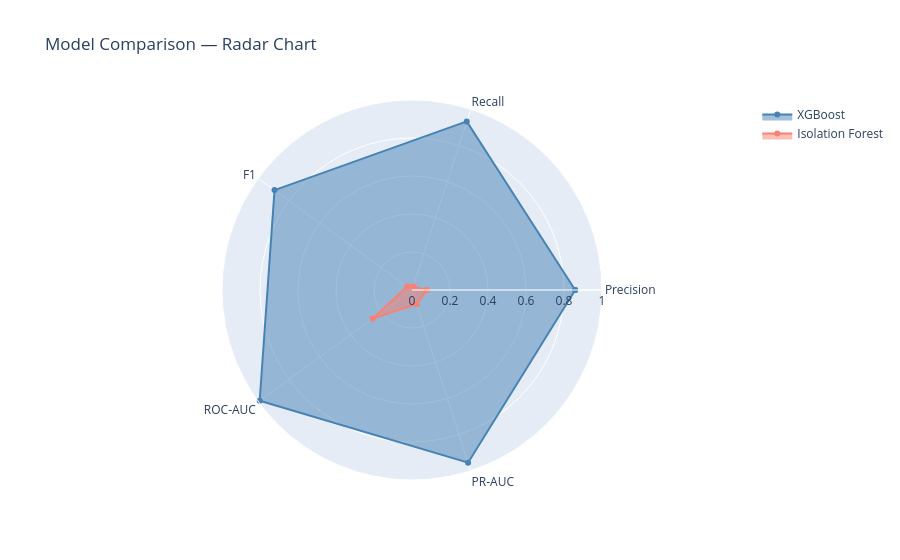

Source (notebook cell):
### Code cell
# ── 8.2  Radar chart (Plotly) ─────────────────────────────────────────────────
radar_metrics = ["Precision","Recall","F1","ROC-AUC","PR-AUC"]
xgb_vals = [float(comp_df.loc["XGBoost", m]) if not np.isnan(comp_df.loc["XGBoost", m]) else 0 for m in radar_metrics]
if_vals  = [float(comp_df.loc["Isolation Forest", m]) if not np.isnan(comp_df.loc["Isolation Forest", m]) else 0 for m in radar_metrics]

fig_radar = go.Figure()
fig_radar.add_trace(go.Scatterpolar(
    r=xgb_vals + [xgb_vals[0]], theta=radar_metrics + [radar_metrics[0]],
    fill="toself", name="XGBoost", line_color="steelblue",
))
fig_radar.add_trace(go.Scatterpolar(
    r=if_vals + [if_vals[0]], theta=radar_metrics + [radar_metrics[0]],
    fill="toself", name="Isolation Forest", line_color="salmon",
))
fig_radar.update_layout(
    polar=dict(radialaxis=dict(visible=True, range=[0, 1])),
    title="Model Comparison — Radar Chart",
    showlegend=True,
)
fig_radar.show()

### Figure 1 — Plotly figure (JSON) as saved in the notebook; plotly's stock layout.template omitted (floating-point values rounded to 4 significant figures)
{"data": [{"fill": "toself", "line": {"color": "steelblue"}, "name": "XGBoost", "r": [0.8588, 0.9329, 0.8943, 0.991, 0.9555, 0.8588], "theta": ["Precision", "Recall", "F1", "ROC-AUC", "PR-AUC", "Precision"], "type": "scatterpolar"}, {"fill": "toself", "line": {"color": "salmon"}, "name": "Isolation Forest", "r": [0.07792, 0.01917, 0.03077, 0.2567, 0.07824, 0.07792], "theta": ["Precision", "Recall", "F1", "ROC-AUC", "PR-AUC", "Precision"], "type": "scatterpolar"}], "layout": {"polar": {"radialaxis": {"range": [0, 1], "visible": true}}, "showlegend": true, "title": {"text": "Model Comparison — Radar Chart"}}}
